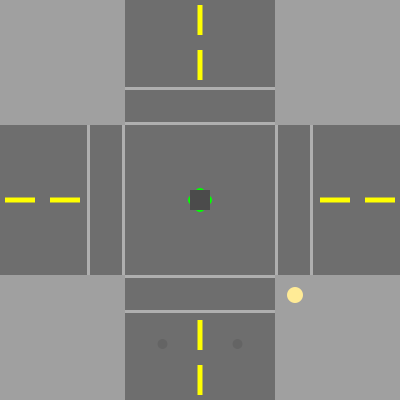
Frame 1 (no input)
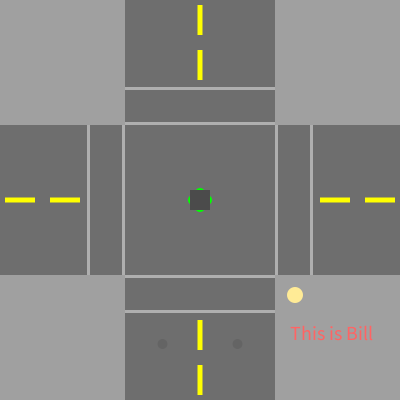
Frame 60 (the mouse pressed at the canvas centre just before this capture)
Frame 120 (the mouse held since frame 60 and released just before this capture): identical to frame 60, image omitted

The Processing sketch that drew these frames (run headless with seeded random() and noise(); from frame 60 on, the mouse is pressed at the canvas centre):

// Processing sketch: CarStopperSolution
// ── CarStopperSolution.pde
//First value is the frames that have passed, and the rest of the values are separate delays
int[] times = {0, 50, 200, 300, 390, 411, 490, 590};

//First value is the barrier's status (Up or down), Second value is the barrier's integrity (Good or damaged)
int[] barrier = {0, 0};

//First value is X, Second value is Y, Third value is vital state (1 = alive, 0 = dead)
int[] person = {295, 295, 1};

//First value is X, Second value is Y
int[] car = {135, 600};

//The stoplight's state
int stoplight = 0;

void setup(){
  frameRate(50);
  size(400,400);
  noStroke();
}

void draw(){
  times[0]++;
  
  background(110,110,110);
  
  //The four corner squares
  fill(160,160,160);
  rect(0,0,125,125);
  rect(0,275,125,125);
  rect(275,0,125,125);
  rect(275,275,125,125);
  
  //The yellow lines
  fill(255,255,0);
  rect(197.5,5,5,30);
  rect(197.5,50,5,30);
  rect(197.5,320,5,30);
  rect(197.5,365,5,30);
  rect(5,197.5,30,5);
  rect(50,197.5,30,5);
  rect(365,197.5,30,5);
  rect(320,197.5,30,5);
  
  //The sidewalks
  fill(175,175,175);
  rect(125,87,150,3);
  rect(125,122,150,3);
  rect(125,310,150,3);
  rect(125,275,150,3);
  rect(87,125,3,150);
  rect(122,125,3,150);
  rect(310,125,3,150);
  rect(275,125,3,150);
  
  //The barriers
  fill(100+(100*barrier[0])-(40*barrier[1]),100+(100*barrier[0])-(40*barrier[1]),100+(100*barrier[0])-(40*barrier[1]));
  ellipse(162.5,344,10,10);
  fill(100+(100*barrier[0]),100+(90*barrier[0]),100+(100*barrier[0]));
  ellipse(237.5,344,10,10);
  
  //The stoplight
  fill(255 * stoplight, 255 * (1 - stoplight), 0);
  ellipse(193,200,10,10);
  ellipse(207, 200, 10, 10);
  ellipse(200, 193, 10, 10);
  ellipse(200, 207, 10, 10);
  fill(75,75,75);
  rect(190,190,20,20);
  
  //The person
  fill(255, 235*person[2], 150*person[2]);
  ellipse(person[0], person[1], 16, 16);
  
  //The Car
  fill(255, 100, 100);
  rect(car[0], car[1], 50, 75);
  
  //Timer for intro text
  if(times[0] >= times[1] && times[0] <= times[2]){
    textSize(20);
    text("This is Bill", 290, 340);
  }
  
  //Timer for light to turn red
  if(times[0] >= times[2]){
    stoplight = 1;
    barrier[0] = 1;
  }
  
  //Timer for person to start walking
  if(times[0] >= times[3] && times[0] < times[6]){
    person[0] -= 1;
  }
  
  //Timer for car to move
  if(times[0] >= times[4] && times[0] < times[5]){
    car[1] -= 12;
  }
  
  //Timer for barrier to deform
  if(times[0] >= times[5]){
    barrier[1] = 1;
  }
  
  //Timer for aftermath text to show up
  if(times[0] >= times[7]){
    textSize(20);
    text("He is still", 290, 340);
    textSize(30);
    fill(0, 255, 0);
    text("alive", 290, 370);
  }
}
